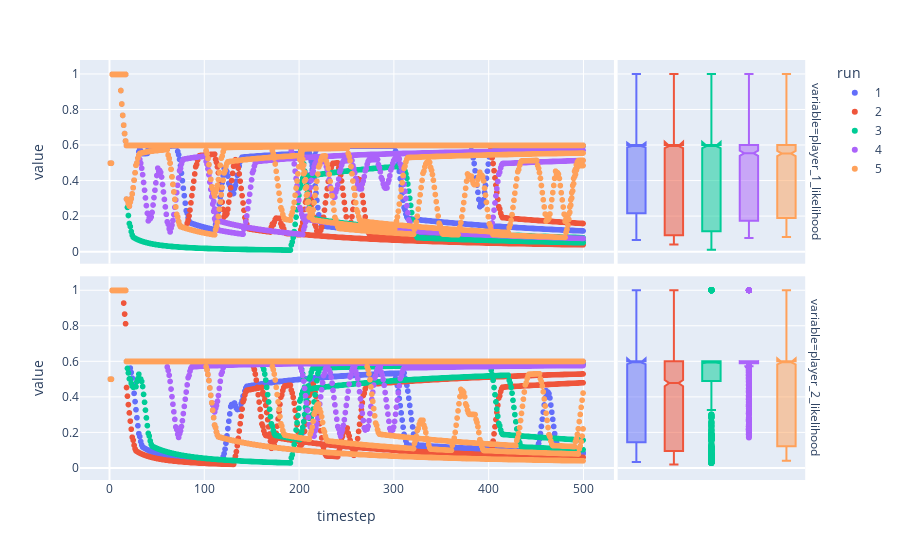

The code cell stored with this chart in its notebook:
### Code cell
ID_VARS = ['timestep', 'run', 'payoff_shift_interval', 'payoff_intensity']
VARS = ['player_1_likelihood', 'player_2_likelihood']
fig_df = df.reset_index().melt(id_vars=ID_VARS, value_vars=VARS)

fig = px.scatter(fig_df,
              x='timestep',
              y='value',
              color='run',
              facet_row='variable',
              marginal_y='box',
              #nbinsx=100
              )
fig.show()

### Figure 1 — Plotly figure (JSON) as saved in the notebook; plotly's stock layout.template omitted (floating-point values rounded to 4 significant figures; data arrays with more than 128 entries replaced by an {"elided": "..."} marker saying what was removed)
{"data": [{"hovertemplate": "run=1<br>variable=player_1_likelihood<br>timestep=%{x}<br>value=%{y}<extra></extra>", "legendgroup": "1", "marker": {"color": "#636efa", "symbol": "circle"}, "mode": "markers", "name": "1", "showlegend": true, "type": "scattergl", "x": {"elided": "2000 int values"}, "xaxis": "x3", "y": {"elided": "2000 float values"}, "yaxis": "y3"}, {"alignmentgroup": "True", "hovertemplate": "run=1<br>variable=player_1_likelihood<br>value=%{y}<extra></extra>", "legendgroup": "1", "marker": {"color": "#636efa", "symbol": "circle"}, "name": "1", "notched": true, "offsetgroup": "1", "showlegend": false, "type": "box", "xaxis": "x4", "y": {"elided": "2000 float values"}, "yaxis": "y4"}, {"hovertemplate": "run=1<br>variable=player_2_likelihood<br>timestep=%{x}<br>value=%{y}<extra></extra>", "legendgroup": "1", "marker": {"color": "#636efa", "symbol": "circle"}, "mode": "markers", "name": "1", "showlegend": false, "type": "scattergl", "x": {"elided": "2000 int values"}, "xaxis": "x", "y": {"elided": "2000 float values"}, "yaxis": "y"}, {"alignmentgroup": "True", "hovertemplate": "run=1<br>variable=player_2_likelihood<br>value=%{y}<extra></extra>", "legendgroup": "1", "marker": {"color": "#636efa", "symbol": "circle"}, "name": "1", "notched": true, "offsetgroup": "1", "showlegend": false, "type": "box", "xaxis": "x2", "y": {"elided": "2000 float values"}, "yaxis": "y2"}, {"hovertemplate": "run=2<br>variable=player_1_likelihood<br>timestep=%{x}<br>value=%{y}<extra></extra>", "legendgroup": "2", "marker": {"color": "#EF553B", "symbol": "circle"}, "mode": "markers", "name": "2", "showlegend": true, "type": "scattergl", "x": {"elided": "2000 int values"}, "xaxis": "x3", "y": {"elided": "2000 float values"}, "yaxis": "y3"}, {"alignmentgroup": "True", "hovertemplate": "run=2<br>variable=player_1_likelihood<br>value=%{y}<extra></extra>", "legendgroup": "2", "marker": {"color": "#EF553B", "symbol": "circle"}, "name": "2", "notched": true, "offsetgroup": "2", "showlegend": false, "type": "box", "xaxis": "x4", "y": {"elided": "2000 float values"}, "yaxis": "y4"}, {"hovertemplate": "run=2<br>variable=player_2_likelihood<br>timestep=%{x}<br>value=%{y}<extra></extra>", "legendgroup": "2", "marker": {"color": "#EF553B", "symbol": "circle"}, "mode": "markers", "name": "2", "showlegend": false, "type": "scattergl", "x": {"elided": "2000 int values"}, "xaxis": "x", "y": {"elided": "2000 float values"}, "yaxis": "y"}, {"alignmentgroup": "True", "hovertemplate": "run=2<br>variable=player_2_likelihood<br>value=%{y}<extra></extra>", "legendgroup": "2", "marker": {"color": "#EF553B", "symbol": "circle"}, "name": "2", "notched": true, "offsetgroup": "2", "showlegend": false, "type": "box", "xaxis": "x2", "y": {"elided": "2000 float values"}, "yaxis": "y2"}, {"hovertemplate": "run=3<br>variable=player_1_likelihood<br>timestep=%{x}<br>value=%{y}<extra></extra>", "legendgroup": "3", "marker": {"color": "#00cc96", "symbol": "circle"}, "mode": "markers", "name": "3", "showlegend": true, "type": "scattergl", "x": {"elided": "2000 int values"}, "xaxis": "x3", "y": {"elided": "2000 float values"}, "yaxis": "y3"}, {"alignmentgroup": "True", "hovertemplate": "run=3<br>variable=player_1_likelihood<br>value=%{y}<extra></extra>", "legendgroup": "3", "marker": {"color": "#00cc96", "symbol": "circle"}, "name": "3", "notched": true, "offsetgroup": "3", "showlegend": false, "type": "box", "xaxis": "x4", "y": {"elided": "2000 float values"}, "yaxis": "y4"}, {"hovertemplate": "run=3<br>variable=player_2_likelihood<br>timestep=%{x}<br>value=%{y}<extra></extra>", "legendgroup": "3", "marker": {"color": "#00cc96", "symbol": "circle"}, "mode": "markers", "name": "3", "showlegend": false, "type": "scattergl", "x": {"elided": "2000 int values"}, "xaxis": "x", "y": {"elided": "2000 float values"}, "yaxis": "y"}, {"alignmentgroup": "True", "hovertemplate": "run=3<br>variable=player_2_likelihood<br>value=%{y}<extra></extra>", "legendgroup": "3", "marker": {"color": "#00cc96", "symbol": "circle"}, "name": "3", "notched": true, "offsetgroup": "3", "showlegend": false, "type": "box", "xaxis": "x2", "y": {"elided": "2000 float values"}, "yaxis": "y2"}, {"hovertemplate": "run=4<br>variable=player_1_likelihood<br>timestep=%{x}<br>value=%{y}<extra></extra>", "legendgroup": "4", "marker": {"color": "#ab63fa", "symbol": "circle"}, "mode": "markers", "name": "4", "showlegend": true, "type": "scattergl", "x": {"elided": "2000 int values"}, "xaxis": "x3", "y": {"elided": "2000 float values"}, "yaxis": "y3"}, {"alignmentgroup": "True", "hovertemplate": "run=4<br>variable=player_1_likelihood<br>value=%{y}<extra></extra>", "legendgroup": "4", "marker": {"color": "#ab63fa", "symbol": "circle"}, "name": "4", "notched": true, "offsetgroup": "4", "showlegend": false, "type": "box", "xaxis": "x4", "y": {"elided": "2000 float values"}, "yaxis": "y4"}, {"hovertemplate": "run=4<br>variable=player_2_likelihood<br>timestep=%{x}<br>value=%{y}<extra></extra>", "legendgroup": "4", "marker": {"color": "#ab63fa", "symbol": "circle"}, "mode": "markers", "name": "4", "showlegend": false, "type": "scattergl", "x": {"elided": "2000 int values"}, "xaxis": "x", "y": {"elided": "2000 float values"}, "yaxis": "y"}, {"alignmentgroup": "True", "hovertemplate": "run=4<br>variable=player_2_likelihood<br>value=%{y}<extra></extra>", "legendgroup": "4", "marker": {"color": "#ab63fa", "symbol": "circle"}, "name": "4", "notched": true, "offsetgroup": "4", "showlegend": false, "type": "box", "xaxis": "x2", "y": {"elided": "2000 float values"}, "yaxis": "y2"}, {"hovertemplate": "run=5<br>variable=player_1_likelihood<br>timestep=%{x}<br>value=%{y}<extra></extra>", "legendgroup": "5", "marker": {"color": "#FFA15A", "symbol": "circle"}, "mode": "markers", "name": "5", "showlegend": true, "type": "scattergl", "x": {"elided": "2000 int values"}, "xaxis": "x3", "y": {"elided": "2000 float values"}, "yaxis": "y3"}, {"alignmentgroup": "True", "hovertemplate": "run=5<br>variable=player_1_likelihood<br>value=%{y}<extra></extra>", "legendgroup": "5", "marker": {"color": "#FFA15A", "symbol": "circle"}, "name": "5", "notched": true, "offsetgroup": "5", "showlegend": false, "type": "box", "xaxis": "x4", "y": {"elided": "2000 float values"}, "yaxis": "y4"}, {"hovertemplate": "run=5<br>variable=player_2_likelihood<br>timestep=%{x}<br>value=%{y}<extra></extra>", "legendgroup": "5", "marker": {"color": "#FFA15A", "symbol": "circle"}, "mode": "markers", "name": "5", "showlegend": false, "type": "scattergl", "x": {"elided": "2000 int values"}, "xaxis": "x", "y": {"elided": "2000 float values"}, "yaxis": "y"}, {"alignmentgroup": "True", "hovertemplate": "run=5<br>variable=player_2_likelihood<br>value=%{y}<extra></extra>", "legendgroup": "5", "marker": {"color": "#FFA15A", "symbol": "circle"}, "name": "5", "notched": true, "offsetgroup": "5", "showlegend": false, "type": "box", "xaxis": "x2", "y": {"elided": "2000 float values"}, "yaxis": "y2"}], "layout": {"annotations": [{"font": {}, "showarrow": false, "text": "variable=player_2_likelihood", "textangle": 90, "x": 0.98, "xanchor": "left", "xref": "paper", "y": 0.2425, "yanchor": "middle", "yref": "paper"}, {"font": {}, "showarrow": false, "text": "variable=player_1_likelihood", "textangle": 90, "x": 0.98, "xanchor": "left", "xref": "paper", "y": 0.7575, "yanchor": "middle", "yref": "paper"}], "legend": {"title": {"text": "run"}, "tracegroupgap": 0}, "margin": {"t": 60}, "xaxis": {"anchor": "y", "domain": [0, 0.7215], "title": {"text": "timestep"}}, "xaxis2": {"anchor": "y2", "domain": [0.7265, 0.98], "matches": "x2", "showgrid": false, "showline": false, "showticklabels": false, "ticks": ""}, "xaxis3": {"anchor": "y3", "domain": [0, 0.7215], "matches": "x", "showticklabels": false}, "xaxis4": {"anchor": "y4", "domain": [0.7265, 0.98], "matches": "x2", "showgrid": false, "showline": false, "showticklabels": false, "ticks": ""}, "yaxis": {"anchor": "x", "domain": [0, 0.485], "title": {"text": "value"}}, "yaxis2": {"anchor": "x2", "domain": [0, 0.485], "matches": "y", "showgrid": true, "showticklabels": false}, "yaxis3": {"anchor": "x3", "domain": [0.515, 1], "matches": "y", "title": {"text": "value"}}, "yaxis4": {"anchor": "x4", "domain": [0.515, 1], "matches": "y", "showgrid": true, "showticklabels": false}}}
